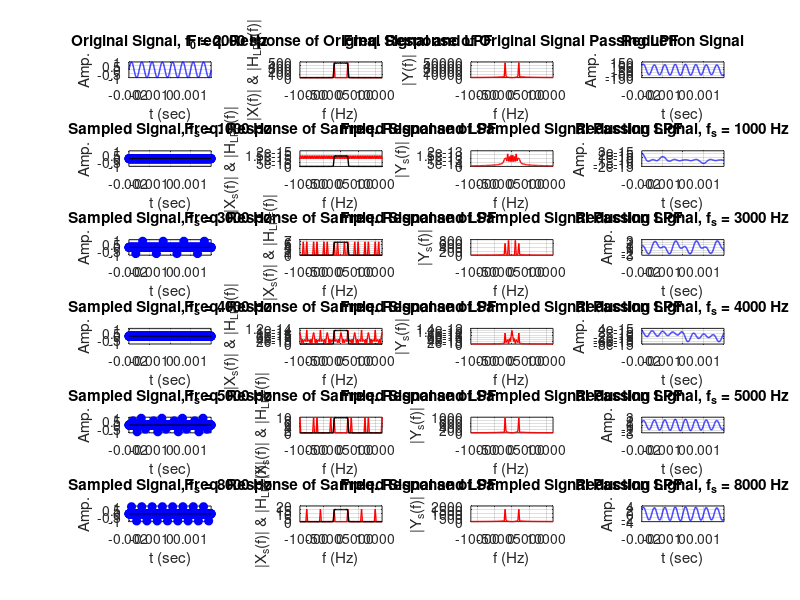

Write the MATLAB code that produced this figure. (Note: this script raises an error after producing the figure.)
clc; clear; close all;

fs = 240e3;
dt = 1/fs;
t = -0.002 : dt : 0.002-dt;

f0 = 2e3;
y = sin(2*pi*f0*t);

fs_num = [1e3 3e3 4e3 5e3 8e3];
y_sample = zeros(length(fs_num), length(t));
for i = 1:length(fs_num)
    n = round(fs/fs_num(i));
    idx = 1:n:length(t);
    y_sample(i, idx) = y(idx);
end

N = length(y);
f = (-N/2:N/2-1)*fs/N;

h_lpf = sinc(2.1*f0*t)/N*(2.1*f0)/2;

figure
subplot(length(fs_num)+1,4,1)
plot(t, y, 'b', 'LineWidth', 1)
grid on
xlim([min(t) max(t)])
title(['Original Signal, f_0 = ', num2str(f0), ' Hz'])
xlabel('t (sec)')
ylabel('Amp.')

subplot(length(fs_num)+1,4,2)
plot(f, abs(fftshift(fft(y))), 'r', 'LineWidth', 1)
hold on
plot(f, abs(fftshift(fft(h_lpf)))./max(abs(fftshift(fft(h_lpf)))) .* max(abs(fftshift(fft(y)))), 'k', 'LineWidth', 1)
grid on
xlim(6*[-f0 f0])
title('Freq. Response of Original Signal and LPF')
xlabel('f (Hz)')
ylabel('|X(f)| & |H_{LPF}(f)|')
hold off

y_lpf = zeros(length(fs_num)+1, length(t));
y_lpf(1,:) = conv(y, h_lpf, 'same');

subplot(length(fs_num)+1,4,3)
plot(f, abs(fftshift(fft(y_lpf(1,:)))), 'r', 'LineWidth', 1)
grid on
xlim(6*[-f0 f0])
title('Freq. Response of Original Signal Passing LPF')
xlabel('f (Hz)')
ylabel('|Y(f)|')

subplot(length(fs_num)+1,4,4)
plot(t, y_lpf(1,:), 'b', 'LineWidth', 1)
grid on
xlim([min(t) max(t)])
title('Reduction Signal')
xlabel('t (sec)')
ylabel('Amp.')

for i = 1:length(fs_num)
    subplot(length(fs_num)+1,4,4*i+1)
    stem(t, y_sample(i,:), 'filled', 'b', 'LineWidth', 1)
    grid on
    xlim([min(t) max(t)])
    ylim([-1.1 1.1])
    xlabel('t (sec)')
    ylabel('Amp.')
    title(['Sampled Signal, f_s = ', num2str(fs_num(i)), ' Hz'])

    subplot(length(fs_num)+1,4,4*i+2)
    plot(f, abs(fftshift(fft(y_sample(i,:)))), 'r', 'LineWidth', 1)
    hold on
    plot(f, abs(fftshift(fft(h_lpf)))./max(abs(fftshift(fft(h_lpf)))) .* max(abs(fftshift(fft(y_sample(i,:))))), 'k', 'LineWidth', 1)
    grid on
    xlim(6*[-f0 f0])
    xlabel('f (Hz)')
    ylabel('|X_s(f)| & |H_{LPF}(f)|')
    title('Freq. Response of Sampled Signal and LPF')
    hold off

    y_lpf(i+1,:) = conv(y_sample(i,:), h_lpf, 'same');

    subplot(length(fs_num)+1,4,4*i+3)
    plot(f, abs(fftshift(fft(y_lpf(i+1,:)))), 'r', 'LineWidth', 1)
    grid on
    xlim(6*[-f0 f0])
    xlabel('f (Hz)')
    ylabel('|Y_s(f)|')
    title('Freq. Response of Sampled Signal Passing LPF')

    subplot(length(fs_num)+1,4,4*i+4)
    plot(t, y_lpf(i+1,:), 'b', 'LineWidth', 1)
    grid on
    xlim([min(t) max(t)])
    xlabel('t (sec)')
    ylabel('Amp.')
    title(['Reduction Signal, f_s = ', num2str(fs_num(i)), ' Hz'])
end
sgtitle('Lab 3 Q1: Nyquist Sampling and Reconstruction')
